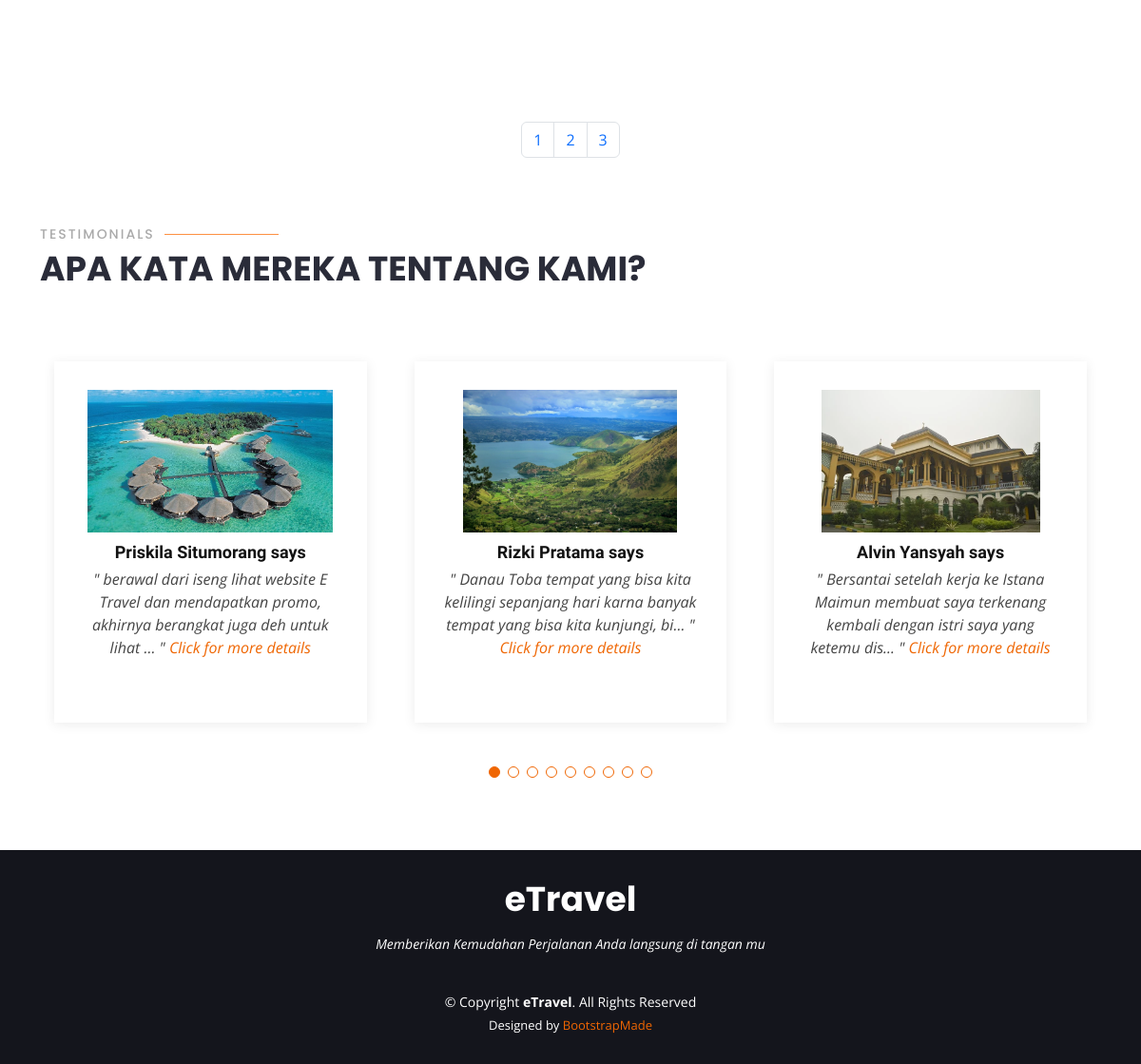
Before: / (lower part) with the older database file.
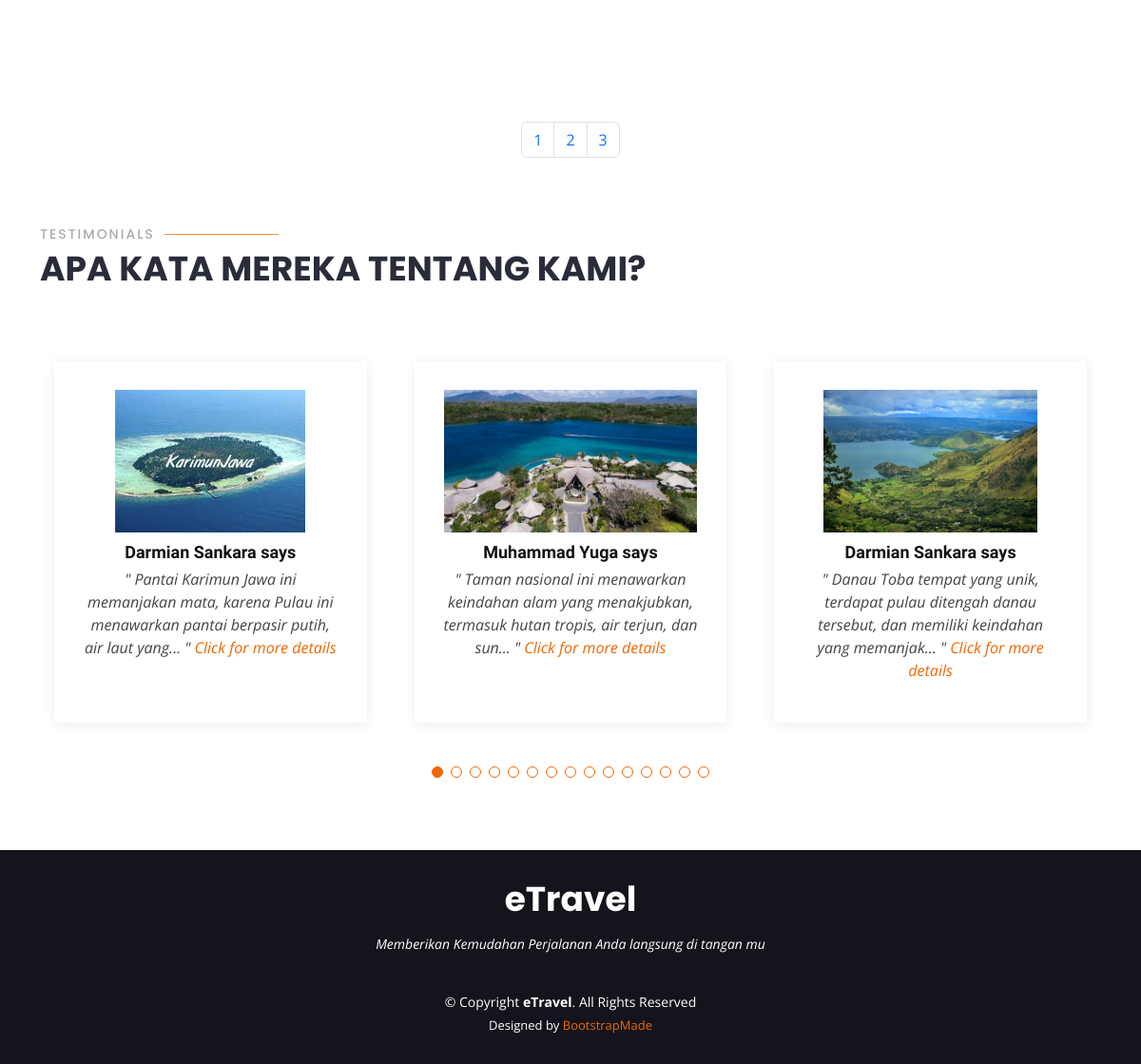
After: the same page with the newer database file.
### tables this page shows
CREATE TABLE `komentar` (
  `id_komentar` int(11) NOT NULL,
  `komentar` text NOT NULL,
  `name_user` varchar(100) NOT NULL,
  `id_tempat_wisata` int(11) NOT NULL
);

CREATE TABLE `tempat_wisata` (
  `id_tempat_wisata` int(11) NOT NULL,
  `name_tw` varchar(255) NOT NULL,
  `deskripsi` text NOT NULL,
  `image_tw` varchar(255) NOT NULL,
  `id_daerah_wisata` int(11) NOT NULL,
  `id_kategori` int(11) NOT NULL
);

### public/index.php (the view, shortened to what this page needs)
<!DOCTYPE html>
<html lang="en">
<head>
  <link rel="stylesheet" href="https://cdn.datatables.net/1.13.4/css/jquery.dataTables.css"/>
  <link rel="stylesheet" href="https://cdn.datatables.net/1.13.4/css/jquery.dataTables.css" />
  <link href="assets/vendor/animate.css/animate.min.css" rel="stylesheet">
  <link href="assets/vendor/aos/aos.css" rel="stylesheet">
  <link href="assets/vendor/bootstrap/css/bootstrap.min.css" rel="stylesheet">
  <link href="assets/vendor/bootstrap-icons/bootstrap-icons.css" rel="stylesheet">
  <link href="assets/vendor/boxicons/css/boxicons.min.css" rel="stylesheet">
  <link href="assets/vendor/glightbox/css/glightbox.min.css" rel="stylesheet">
  <link href="assets/vendor/remixicon/remixicon.css" rel="stylesheet">
  <link href="assets/vendor/swiper/swiper-bundle.min.css" rel="stylesheet">
  <link href="assets/css/style.css" rel="stylesheet">
</head>
<body>
  <main id="main">
    <section id="portfolio" class="portfolio">
      <div class="container">
        <div class="section-title" data-aos="zoom-out">
        <div class="row portfolio-container" data-aos="fade-up">
          <?php
          include "../config/config.php";
          $limit = 6;
          ?>
        </div>
      </div>
    </section>
    <nav class="d-flex justify-content-center wow fadeIn">
        <ul class="pagination pg-blue">
          <?php
            $queryTotal = mysqli_query($host, "SELECT COUNT(*) AS total FROM `tempat_wisata`");
            $row = mysqli_fetch_assoc($queryTotal);
            $countTotal = $row['total'];
            $page = ceil($countTotal/$limit);
            for($i=0;$i<$page;$i++){
              $active = "";
          ?>
          <li class="page-item <?php echo $active ?>">
            <a class="page-link" href="index.php?page=<?php echo $i+1 ?>"><?php echo $i+1; ?>
            </a>
          </li>
          <?php
          }
          ?>
        </ul>
      </nav>
    <section id="testimonials" class="testimonials">
      <div class="container">
        <div class="section-title" data-aos="zoom-out">
          <h2>Testimonials</h2>
          <p>Apa Kata Mereka Tentang Kami?</p>
        </div>
        <div class="testimonials-slider swiper" data-aos="fade-up" data-aos-delay="100">
          <div class="swiper-wrapper">
            <?php
            include "../config/config.php";
            $data = mysqli_query($host, "SELECT k.*, tw.image_tw FROM komentar k INNER JOIN tempat_wisata tw ON k.id_tempat_wisata = tw.id_tempat_wisata ORDER BY k.id_komentar DESC");
            while ($d = mysqli_fetch_array($data)) {
            ?>
            <div class="swiper-slide">
              <div class="testimonial-item">
                <?php if (!empty($d['image_tw'])) { ?>
                  <div class="testimonial-image">
                    <img src="../admin/assets/img/<?php echo $d['image_tw']; ?>" alt="Testimonial Image" class="img-fluid">
                  </div>
                <?php } ?>
                <h3><?php echo $d["name_user"];?> says</h3>
                <p>
                  <i>"</i>
                  <?php echo strlen($d['komentar']) > 105 ? substr($d['komentar'], 0, 105) . "..." : $d['komentar']; ?>
                  <i>"</i>
                  <a href="portfolio-details.php?id_tempat_wisata=<?php echo $d['id_tempat_wisata'] ?>" class="read-more-link">Click for more details</a>
                </p>
              </div>
            </div>
            <?php }?>
          </div>
          <div class="swiper-pagination"></div>
        </div>
      </div>
    </section>
    <footer id="footer">
      <div class="container">
        <h3>eTravel</h3>
        <p>Memberikan Kemudahan Perjalanan Anda langsung di tangan mu</p>
        <div class="copyright">
          &copy; Copyright <strong><span>eTravel</span></strong>. All Rights Reserved
        </div>
        <div class="credits">
          Designed by <a href="https://bootstrapmade.com/">BootstrapMade</a>
        </div>
      </div>
    </footer>
</body>
</html>

Changed rows visible on the page:
no longer on this page (row unchanged): komentar: id_tempat_wisata.image_tw (picture), name_user "Priskila Situmorang", komentar "berawal dari iseng lihat website E Travel dan mendapatkan promo, akhirnya berangkat juga deh untuk lihat"
no longer on this page (row unchanged): komentar: id_tempat_wisata.image_tw (picture), name_user "Rizki Pratama", komentar "Danau Toba tempat yang bisa kita kelilingi sepanjang hari karna banyak tempat yang bisa kita kunjungi, bi"
no longer on this page (row unchanged): komentar: id_tempat_wisata.image_tw (picture), name_user "Alvin Yansyah", komentar "Bersantai setelah kerja ke Istana Maimun membuat saya terkenang kembali dengan istri saya yang ketemu dis"
added komentar: id_tempat_wisata.image_tw (picture), name_user "Darmian Sankara", komentar "Pantai Karimun Jawa ini memanjakan mata, karena Pulau ini menawarkan pantai berpasir putih, air laut yang"
added komentar: id_tempat_wisata.image_tw (picture), name_user "Muhammad Yuga", komentar "Taman nasional ini menawarkan keindahan alam yang menakjubkan, termasuk hutan tropis, air terjun, dan sun"
added komentar: id_tempat_wisata.image_tw (picture), name_user "Darmian Sankara", komentar "Danau Toba tempat yang unik, terdapat pulau ditengah danau tersebut, dan memiliki keindahan yang memanjak"
